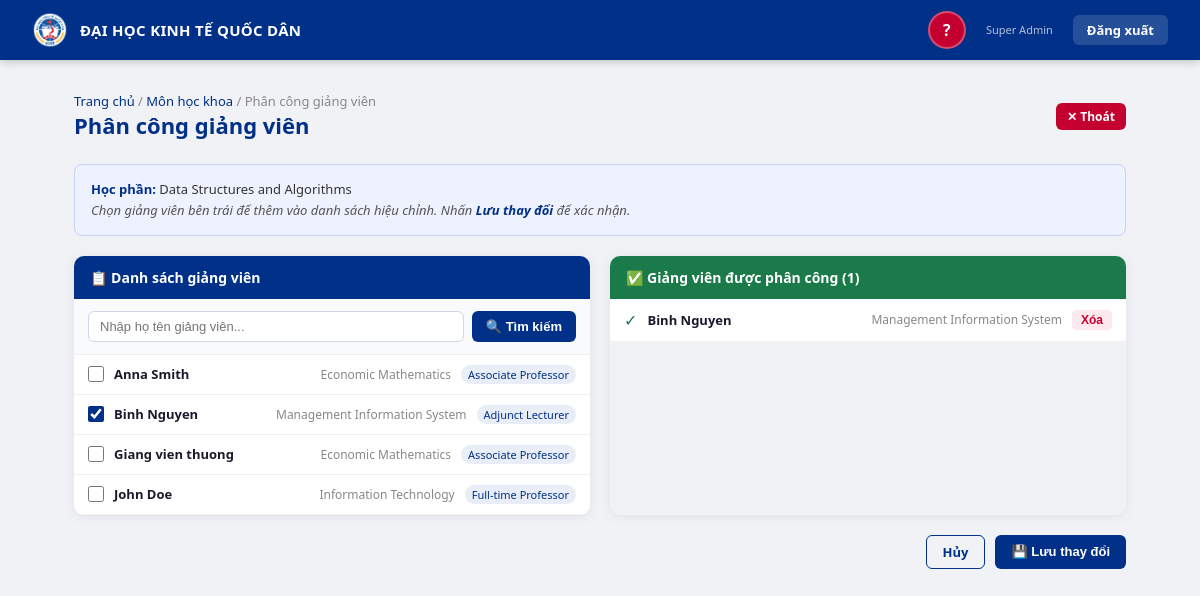
The app's page /khoa/3/subject/3/lecturers (signed in) with its own data.
### tables this page shows
CREATE TABLE "HocPhan" (
	"ID"	INTEGER,
	"Ten"	TEXT,
	"DeCuong"	TEXT,
	"IDKhoa"	INTEGER,
	PRIMARY KEY("ID" AUTOINCREMENT),
	FOREIGN KEY("IDKhoa") REFERENCES "DonVi"("ID")
);

CREATE TABLE "CanBo" (
	"ID"	INTEGER,
	"Ten"	TEXT,
	"IDKhoa"	INTEGER,
	"LoaiGiangVien"	INTEGER,
	"IDTaiKhoan"	INTEGER,
	"LaAdminKhoa"	INTEGER DEFAULT 0 CHECK("LaAdminKhoa" IN (0, 1)),
	PRIMARY KEY("ID" AUTOINCREMENT),
	FOREIGN KEY("IDKhoa") REFERENCES "DonVi"("ID"),
	FOREIGN KEY("IDTaiKhoan") REFERENCES "TaiKhoan"("ID"),
	FOREIGN KEY("LoaiGiangVien") REFERENCES "LoaiGiangVien"("ID")
);

CREATE TABLE "DonVi" (
	"ID"	INTEGER,
	"Ten"	TEXT,
	PRIMARY KEY("ID" AUTOINCREMENT)
);

CREATE TABLE "LoaiGiangVien" (
	"ID"	INTEGER,
	"Ten"	TEXT,
	PRIMARY KEY("ID" AUTOINCREMENT)
);

### main.py (the view, shortened to what this page needs)
@app.route("/khoa/<int:khoa_id>/subject/<int:subject_id>/lecturers", methods=["GET", "POST"])
@login_required
def edit_lecturers(khoa_id, subject_id):
    conn = get_db()
    current = conn.execute("""
        SELECT CanBo.ID, CanBo.Ten
        FROM CanBo_HocPhan
        JOIN CanBo ON CanBo.ID = CanBo_HocPhan.IDCanBo
        WHERE CanBo_HocPhan.IDHocPhan=?
    """, (subject_id,)).fetchall()
    current_ids = {row["ID"] for row in current}
    all_lecturers = conn.execute("""
        SELECT CanBo.ID, CanBo.Ten, DonVi.Ten AS Khoa, LoaiGiangVien.Ten AS LoaiGV
        FROM CanBo
        LEFT JOIN DonVi ON DonVi.ID = CanBo.IDKhoa
        LEFT JOIN LoaiGiangVien ON LoaiGiangVien.ID = CanBo.LoaiGiangVien
        ORDER BY CanBo.Ten
    """).fetchall()
    subject = conn.execute("SELECT Ten FROM HocPhan WHERE ID=?", (subject_id,)).fetchone()
    return render_template(
        "edit_lecturers.html",
        subject_name=subject["Ten"],
        all_lecturers=all_lecturers,
        current_ids=current_ids,
        khoa_id=khoa_id,
        subject_id=subject_id
    )

### main.py (called while the page is built)
def get_db():
    conn = sqlite3.connect(DATABASE)
    conn.row_factory = sqlite3.Row
    return conn

def login_required(f):
    @wraps(f)
    def decorated(*args, **kwargs):
        if 'idCanBo' not in session:
            flash("Bạn cần đăng nhập để xem trang này.", "error")
            return redirect(url_for("login"))
        return f(*args, **kwargs)
    return decorated

### templates/edit_lecturers.html (shortened to what this page needs)
{% extends "base.html" %}
{% block content %}
<div class="page-header">
    <div>
        <div class="breadcrumb">
            <a href="{{ url_for('admin_home') }}">Trang chủ</a> /
            <a href="{{ url_for('khoa_subjects', khoa_id=khoa_id) }}">Môn học khoa</a> /
            Phân công giảng viên
        </div>
        <h1>Phân công giảng viên</h1>
    </div>
    <a href="{{ url_for('khoa_subjects', khoa_id=khoa_id) }}" class="btn btn-danger btn-sm">✕ Thoát</a>
</div>
<div class="info-box">
    <strong>Học phần:</strong> {{ subject_name }}<br>
    <em style="color:#555;">Chọn giảng viên bên trái để thêm vào danh sách hiệu chỉnh. Nhấn <strong>Lưu thay đổi</strong> để xác nhận.</em>
</div>
<form method="post" id="mainForm">
<div class="panel-grid">
    <div class="panel">
        <div class="panel-head blue">📋 Danh sách giảng viên</div>
        <div class="search-bar">
            <input type="text" id="searchInput" placeholder="Nhập họ tên giảng viên..." oninput="filterLecturers()">
            <button type="button" onclick="filterLecturers()">🔍 Tìm kiếm</button>
        </div>
        <div class="lecturer-list" id="lecturerList">
            {% for l in all_lecturers %}
            <label class="lecturer-item" data-name="{{ l.Ten | lower }}">
                <input type="checkbox" name="lecturer_ids" value="{{ l.ID }}"
                       {% if l.ID in current_ids %}checked{% endif %}
                       onchange="updateSelected()">
                <span class="lec-name">{{ l.Ten }}</span>
                <span class="lec-khoa">{{ l.Khoa or '—' }}</span>
                <span class="lec-loai">{{ l.LoaiGV or '—' }}</span>
            </label>
            {% endfor %}
        </div>
    </div>
    <div class="panel">
        <div class="panel-head green">✅ Giảng viên được phân công (<span id="countBadge">0</span>)</div>
        <div class="lecturer-list" id="selectedList">
        </div>
    </div>
</div>
<div class="action-bar">
    <a href="{{ url_for('khoa_subjects', khoa_id=khoa_id) }}" class="btn btn-outline">Hủy</a>
    <button type="submit" class="btn btn-primary">💾 Lưu thay đổi</button>
</div>
</form>
{% endblock %}

### static/style_shared.css (style rules this page uses)
*, *::before, *::after { box-sizing: border-box; margin: 0; padding: 0; }
body { font-family: 'Segoe UI', sans-serif; background: #f0f2f5; color: #1a1a2e; min-height: 100vh; }
.page-header { margin-bottom: 24px; display: flex; align-items: center; justify-content: space-between; flex-wrap: wrap; gap: 12px; }
.page-header h1 { font-size: 22px; font-weight: 700; color: #003087; }
.page-header .breadcrumb { font-size: 13px; color: #888; }
.page-header .breadcrumb a { color: #003087; text-decoration: none; }
.btn { display: inline-flex; align-items: center; gap: 6px; padding: 7px 16px; border-radius: 6px; border: none; cursor: pointer; font-size: 13px; font-weight: 600; text-decoration: none; transition: all 0.18s; }
.btn-primary { background: #003087; color: white; }
.btn-danger { background: #c3002f; color: white; }
.btn-outline { background: transparent; border: 1.5px solid #003087; color: #003087; }
.btn-sm { padding: 5px 11px; font-size: 12px; }
select, input[type="text"], input[type="search"] { border: 1.5px solid #d0d5e8; border-radius: 6px; padding: 7px 11px; font-size: 13px; outline: none; background: white; transition: border 0.18s; }

### templates/edit_lecturers.html (style rules this page uses)
.panel-grid { display: grid; grid-template-columns: 1fr 1fr; gap: 20px; }
.panel { border-radius: 10px; overflow: hidden; box-shadow: 0 2px 12px rgba(0,0,0,0.07); }
.panel-head { padding: 12px 16px; font-weight: 700; font-size: 14px; color: white; }
.panel-head.blue { background: #003087; }
.panel-head.green { background: #1a7a4a; }
.lecturer-list { background: white; max-height: 420px; overflow-y: auto; }
.lecturer-item { display: flex; align-items: center; gap: 10px; padding: 10px 14px; border-bottom: 1px solid #f0f0f0; font-size: 13px; cursor: pointer; transition: background 0.15s; }
.lecturer-item input[type="checkbox"] { width: 16px; height: 16px; cursor: pointer; accent-color: #003087; }
.lecturer-item .lec-name { font-weight: 600; color: #1a1a2e; flex: 1; }
.lecturer-item .lec-khoa { color: #888; font-size: 12px; }
.lecturer-item .lec-loai { font-size: 11px; background: #e8edf8; color: #003087; padding: 2px 7px; border-radius: 10px; white-space: nowrap; }
.search-bar { display: flex; gap: 8px; padding: 12px 14px; border-bottom: 1px solid #eee; background: #f9fafc; }
.search-bar input { flex: 1; border: 1.5px solid #d0d5e8; border-radius: 6px; padding: 7px 11px; font-size: 13px; outline: none; }
.search-bar button { background: #003087; color: white; border: none; padding: 7px 14px; border-radius: 6px; cursor: pointer; font-size: 13px; font-weight: 600; }
.info-box { background: #eef2ff; border: 1px solid #c7d2f5; border-radius: 8px; padding: 14px 16px; font-size: 13px; color: #333; margin-bottom: 20px; line-height: 1.6; }
.info-box strong { color: #003087; }
.action-bar { display: flex; justify-content: flex-end; gap: 10px; margin-top: 20px; }

### records on screen
HocPhan: Ten "Data Structures and Algorithms"
CanBo: Ten "Anna Smith", Ten "Economic Mathematics", Ten "Associate Professor"
CanBo: ID "☑", Ten "Binh Nguyen", Ten "Management Information System", Ten "Adjunct Lecturer"
CanBo: Ten "Giang vien thuong", Ten "Economic Mathematics", Ten "Associate Professor"
CanBo: Ten "John Doe", Ten "Information Technology", Ten "Full‑time Professor"

### other values on screen
{{ initials }} "?"
